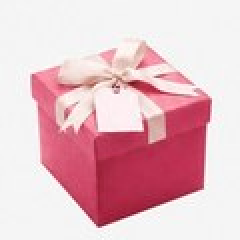
#> input picture tools/persona/assets/offer-gift-mystery.jpg, 120 x 120 px, given in place of assets, which was not available (shown 2 times larger)
$ python packshot_slide.py assets assets/offer-gift-shipping.jpg assets/offer-gift-shipping.jpg assets/offer-gift-shipping.jpg
#> lines starting #> are read from the running program, lines starting #| are printed output that depends on the picture; after the words box and inside, x2 and y2 are one past the last pixel; in counts of white or black regions, pixels touching at a corner belong together; pictures that were not available may be replaced by others from this repository, and a replacement may not be noted
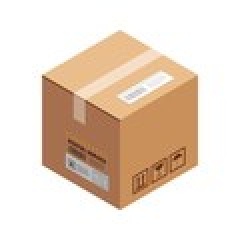
#> input picture tools/persona/assets/offer-gift-shipping.jpg, 120 x 120 px (shown 2 times larger)
"""Product page gallery slide 1: the studio render of the bottle, centered on a light studio sweep with grounded
shadows (contact, ambient occlusion, a soft cast shadow toward the back right), and the badges of the current
slide (Korean flag, "1m+ Sold") composited back unchanged.

usage: python3 -I packshot_slide.py <render.png> <current_slide.jpg> <out.jpg> [<variants_dir>]
- render.png: brand/adaptive-peptide-foundation/01-front.png (bottle on a grey studio gradient)
- current_slide.jpg: the slide being replaced, 1080 x 1080 on a flat #f5f5f5 backdrop (badges in its top right)
- variants_dir: also rewrite every size variant of the slide found there (same names and pixel sizes), e.g. the
  persona images folder apply_persona.py reads (NEXT's CDN caches by file name: apply_persona renames them)
"""
import os, re, sys
import numpy as np, cv2
from PIL import Image
from scipy import ndimage as ndi

RENDER, CURRENT, OUT = sys.argv[1:4]
VARIANTS = sys.argv[4] if len(sys.argv) > 4 else None
SIZE = 1080


def matte(img):
    """Soft alpha of the dark bottle on its smooth grey backdrop, and the foreground with the backdrop unmixed."""
    lum = img.mean(2)
    core = lum < 95
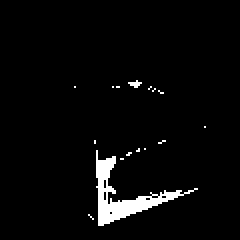
#> core: shape (120, 120) bool (shown 2 times larger); 3.5% white; 16 white regions (15 under 20 px), largest, box (x1, y1, x2, y2) and area: (48, 75, 99, 113) 456
    lab, n = ndi.label(core)
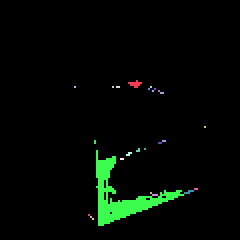
#> lab: shape (120, 120) int32 (shown 2 times larger); 27 distinct labels, from 0 to 26; one colour per label, 0 black
#> n = 26
    core = lab == (1 + int(np.argmax(ndi.sum(core, lab, range(1, n + 1)))))
#> core: shape (120, 120) bool; 3.1% white; 1 white region, box (x1, y1, x2, y2) and area: (48, 75, 92, 113) 444
    core = ndi.binary_fill_holes(ndi.binary_closing(core, iterations=3))
#> core: shape (120, 120) bool; 3.4% white; 1 white region, box (x1, y1, x2, y2) and area: (48, 75, 92, 113) 486
    core = ndi.binary_erosion(core, iterations=2)
#> core: shape (120, 120) bool; 1.5% white; 2 white regions (1 under 20 px), largest, box (x1, y1, x2, y2) and area: (50, 80, 76, 111) 205
    band = ndi.binary_dilation(core, iterations=6) & ~core
#> band: shape (120, 120) bool; 5.2% white; 1 white region, box (x1, y1, x2, y2) and area: (44, 74, 90, 117) 754
    # backdrop behind the edge: normalized blur of the pixels outside the bottle
    outside = (~ndi.binary_dilation(core, iterations=6)).astype(np.float32)
#> outside: shape (120, 120) float32; values 0 (black) and 1 (white), 93.3% white; 1 black region, box (x1, y1, x2, y2) and area: (44, 74, 90, 117) 967
    k = (0, 0)
    bg = cv2.GaussianBlur(img * outside[..., None], k, 18) / np.maximum(cv2.GaussianBlur(outside, k, 18), 1e-3)[..., None]
    fg_edge = 22.0
    a = core.astype(np.float32)
    bl = bg.mean(2)
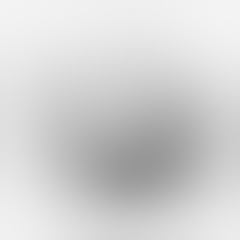
#> bl: shape (120, 120) float32 (shown 2 times larger); min 150.8, max 243.9, mean 211.6
    a[band] = np.clip((bl[band] - lum[band]) / np.maximum(bl[band] - fg_edge, 1), 0, 1)
#> a: shape (120, 120) float32; min 0, max 1, mean 0.0366
    a = np.maximum(a, core)
    fg = np.where(a[..., None] > 0.03, (img - (1 - a[..., None]) * bg) / np.maximum(a[..., None], 0.03), 0)
    return np.clip(fg, 0, 255), a


def sweep():
    """Light warm-grey studio sweep: a wall that turns into the floor, the floor brightening toward the camera."""
    gy = np.linspace(0, 1, SIZE)[:, None]
    gx = np.linspace(-1, 1, SIZE)[None, :]
    horizon = 0.70
    wall = 243 - 7 * gy / horizon
    floor = 236 + 10 * np.clip((gy - horizon) / (1 - horizon), 0, 1)
    t = np.clip((gy - (horizon - 0.08)) / 0.16, 0, 1)
    t = t * t * (3 - 2 * t)
    base = (wall * (1 - t) + floor * t) * (1 - 0.035 * gx ** 2 - 0.02 * ((gy - 0.5) * 2) ** 2)
    return np.stack([base + 1.5, base + 0.5, base - 0.8], -1)


def compose(render, current):
    fg, a = matte(render)
    ys, xs = np.where(a > 0.5)
#> ys = 552 values from 76 to 112; xs = 552 values, max 89 at index 231, min 45 at index 426, mean 60.36
    y0, y1, x0, x1 = ys.min(), ys.max(), xs.min(), xs.max()
#> y0 = 76; y1 = 112; x0 = 45; x1 = 89
    fg, a = fg[y0:y1 + 1, x0:x1 + 1], a[y0:y1 + 1, x0:x1 + 1]
#> fg: shape (37, 45, 3) float32
#> a: shape (37, 45) float32
    target_h = 640                                    # the bottle at ~59% of the frame, like the other slides
    s = target_h / a.shape[0]
#> s = 17.3
    nh, nw = target_h, int(round(a.shape[1] * s))
#> nh = 640; nw = 778
    fg = cv2.resize(fg, (nw, nh), interpolation=cv2.INTER_AREA)
#> fg: shape (640, 778, 3) float32
    a = np.clip(cv2.resize(a, (nw, nh), interpolation=cv2.INTER_AREA), 0, 1)
#> a: shape (640, 778) float32
    canvas = sweep()
    bx, base_y = (SIZE - nw) // 2, 905
#> bx = 151; base_y = 905
    by = base_y - nh
#> by = 265
    yy = np.mgrid[0:SIZE, 0:SIZE][0]

    def darken(layer, k):
        nonlocal canvas
        canvas = canvas * (1 - k * layer[..., None])

    ao = np.zeros((SIZE, SIZE), np.float32)            # ambient occlusion pool
    cv2.ellipse(ao, (SIZE // 2 + 10, base_y + 2), (int(nw * 0.85), 30), 0, 0, 360, 1, -1)
#> ao: shape (1080, 1080) float32; values 0 (black) and 1 (white), 4.9% white; 1 white region, box (x1, y1, x2, y2) and area: (0, 877, 1080, 938) 57664
    darken(cv2.GaussianBlur(ao, (0, 0), 22), 0.34)
    sil = np.zeros((SIZE, SIZE), np.float32)           # cast shadow on the floor, back right, fading with distance
    sil[by:base_y, bx:bx + nw] = a
    M = cv2.getAffineTransform(np.float32([[bx, by], [bx + nw, by], [bx, base_y]]),
                               np.float32([[bx + nw * 0.95, base_y - nh * 0.22], [bx + nw * 1.95, base_y - nh * 0.22], [bx, base_y]]))
#> M = [[1, -1.15, 1045.1], [0, 0.22, 705.9]]
    cast = cv2.warpAffine(sil, M, (SIZE, SIZE)) * np.clip(1 - (base_y - yy) / (nh * 0.24), 0, 1) ** 1.4
    darken(cv2.GaussianBlur(cast, (0, 0), 9) * 0.6 + cv2.GaussianBlur(cast, (0, 0), 28) * 0.4, 0.30)
    cs = np.zeros((SIZE, SIZE), np.float32)            # contact shadow along the curved base
    cv2.ellipse(cs, (SIZE // 2 + 1, base_y - 9), (int(nw * 0.47), 11), 0, 0, 360, 1, -1)
#> cs: shape (1080, 1080) float32; values 0 (black) and 1 (white), 1.1% white; 1 white region, box (x1, y1, x2, y2) and area: (176, 885, 907, 908) 13370
    darken(cv2.GaussianBlur(cs, (0, 0), 3.2), 0.58)
    region = canvas[by:base_y, bx:bx + nw]
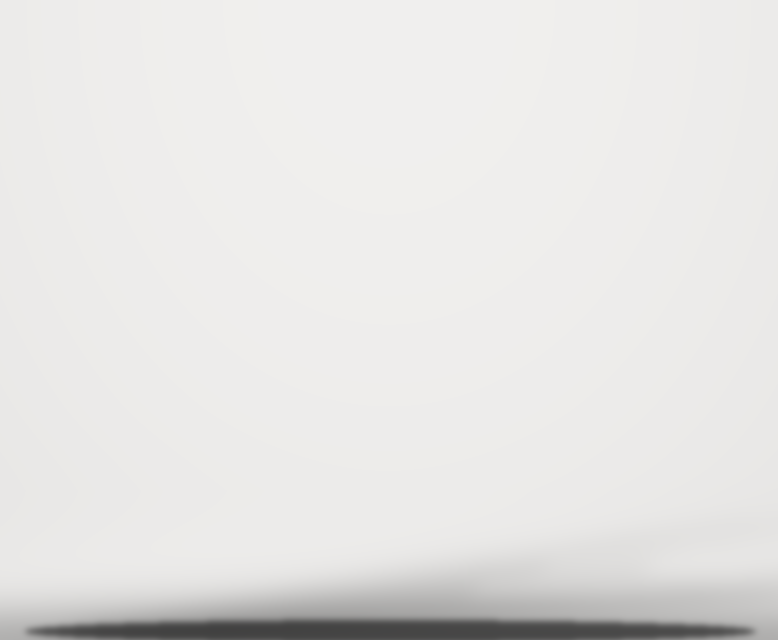
#> region: shape (640, 778, 3) float64; mean of channels 0, 1, 2 230.2, 229.2, 227.9; drawn as R, G, B
    canvas[by:base_y, bx:bx + nw] = region * (1 - a[..., None]) + fg * a[..., None]
    rh = int(nh * 0.08)                                # soft floor sheen under the base
#> rh = 51
    refl = cv2.GaussianBlur(fg[nh - rh:][::-1], (0, 0), 6)
    ra = (np.linspace(0.12, 0, rh)[:, None] * cv2.GaussianBlur(a[nh - rh:][::-1], (0, 0), 3))[..., None]
    canvas[base_y:base_y + rh, bx:bx + nw] = canvas[base_y:base_y + rh, bx:bx + nw] * (1 - ra) + refl * ra
    bdg = current[60:460, 850:1060]                    # the current slide's badges, unchanged
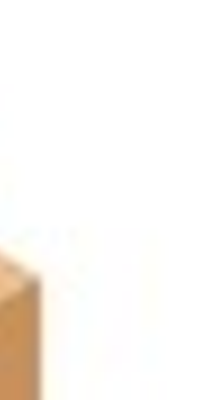
#> bdg: shape (400, 210, 3) float32; mean R, G, B 251.3, 248, 244.3
    ba = cv2.GaussianBlur(np.clip((np.abs(bdg - 245.0).max(2) - 3) / 10, 0, 1), (0, 0), 0.6)[..., None]
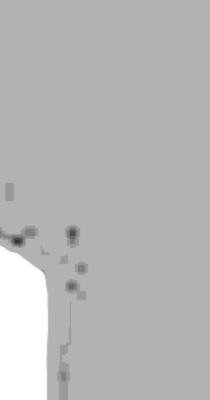
#> ba: shape (400, 210, 1) float32; min 0.201, max 1, mean 0.72
    canvas[60:460, 850:1060] = canvas[60:460, 850:1060] * (1 - ba) + bdg * ba
    canvas += np.random.default_rng(7).normal(0, 1.1, canvas.shape)   # fine grain, as in a photograph
    return Image.fromarray(np.clip(canvas, 0, 255).astype(np.uint8))


render = np.asarray(Image.open(RENDER).convert('RGB')).astype(np.float32)
current = np.asarray(Image.open(CURRENT).convert('RGB').resize((SIZE, SIZE))).astype(np.float32)
slide = compose(render, current)
slide.save(OUT, quality=94)
print('slide ->', OUT)
if VARIANTS:
    stem = re.sub(r'(-\d+w)?-[0-9a-f]{6}\.jpg$', '', os.path.basename(CURRENT))
    for name in sorted(os.listdir(VARIANTS)):
        if not name.startswith(stem): continue
        path = os.path.join(VARIANTS, name)
        size = Image.open(path).size
        (slide if size == slide.size else slide.resize(size, Image.LANCZOS)).save(path, quality=90, optimize=True, progressive=True)
        print('  ', name, size)
